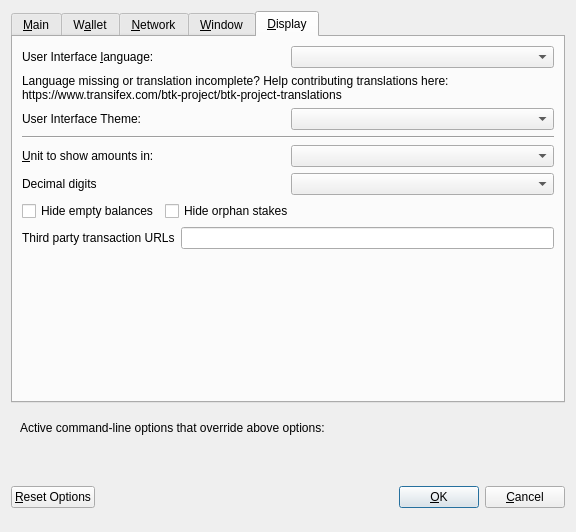
<?xml version="1.0" encoding="UTF-8"?>
<ui version="4.0">
 <class>OptionsDialog</class>
 <widget class="QDialog" name="OptionsDialog">
  <property name="geometry">
   <rect>
    <x>0</x>
    <y>0</y>
    <width>576</width>
    <height>532</height>
   </rect>
  </property>
  <property name="windowTitle">
   <string>Options</string>
  </property>
  <property name="modal">
   <bool>true</bool>
  </property>
  <layout class="QVBoxLayout" name="verticalLayout">
   <item>
    <widget class="QTabWidget" name="tabWidget">
     <property name="currentIndex">
      <number>4</number>
     </property>
     <widget class="QWidget" name="tabMain">
      <attribute name="title">
       <string>&amp;Main</string>
      </attribute>
      <layout class="QVBoxLayout" name="verticalLayout_Main">
       <item>
        <widget class="QCheckBox" name="bitcoinAtStartup">
         <property name="toolTip">
          <string>Automatically start BTK after logging in to the system.</string>
         </property>
         <property name="text">
          <string>&amp;Start BTK on system login</string>
         </property>
        </widget>
       </item>
       <item>
        <layout class="QHBoxLayout" name="horizontalLayout_2_Main">
         <item>
          <widget class="QLabel" name="databaseCacheLabel">
           <property name="text">
            <string>Size of &amp;database cache</string>
           </property>
           <property name="textFormat">
            <enum>Qt::PlainText</enum>
           </property>
           <property name="buddy">
            <cstring>databaseCache</cstring>
           </property>
          </widget>
         </item>
         <item>
          <widget class="QSpinBox" name="databaseCache"/>
         </item>
         <item>
          <widget class="QLabel" name="databaseCacheUnitLabel">
           <property name="text">
            <string>MB</string>
           </property>
           <property name="textFormat">
            <enum>Qt::PlainText</enum>
           </property>
          </widget>
         </item>
         <item>
          <spacer name="horizontalSpacer_2_Main">
           <property name="orientation">
            <enum>Qt::Horizontal</enum>
           </property>
           <property name="sizeHint" stdset="0">
            <size>
             <width>40</width>
             <height>20</height>
            </size>
           </property>
          </spacer>
         </item>
        </layout>
       </item>
       <item>
        <layout class="QHBoxLayout" name="horizontalLayout_3_Main">
         <item>
          <widget class="QLabel" name="threadsScriptVerifLabel">
           <property name="text">
            <string>Number of script &amp;verification threads</string>
           </property>
           <property name="textFormat">
            <enum>Qt::PlainText</enum>
           </property>
           <property name="buddy">
            <cstring>threadsScriptVerif</cstring>
           </property>
          </widget>
         </item>
         <item>
          <widget class="QSpinBox" name="threadsScriptVerif">
           <property name="toolTip">
            <string>(0 = auto, &lt;0 = leave that many cores free)</string>
           </property>
          </widget>
         </item>
         <item>
          <spacer name="horizontalSpacer_3_Main">
           <property name="orientation">
            <enum>Qt::Horizontal</enum>
           </property>
           <property name="sizeHint" stdset="0">
            <size>
             <width>40</width>
             <height>20</height>
            </size>
           </property>
          </spacer>
         </item>
        </layout>
       </item>
       <item>
        <spacer name="verticalSpacer_2">
         <property name="orientation">
          <enum>Qt::Vertical</enum>
         </property>
         <property name="sizeHint" stdset="0">
          <size>
           <width>20</width>
           <height>40</height>
          </size>
         </property>
        </spacer>
       </item>
       <item>
        <layout class="QHBoxLayout" name="horizontalLayout_3"/>
       </item>
       <item>
        <layout class="QHBoxLayout" name="horizontalLayout" stretch="">
         <property name="sizeConstraint">
          <enum>QLayout::SetFixedSize</enum>
         </property>
        </layout>
       </item>
      </layout>
     </widget>
     <widget class="QWidget" name="tabWallet">
      <attribute name="title">
       <string>W&amp;allet</string>
      </attribute>
      <layout class="QVBoxLayout" name="verticalLayout_Wallet">
       <item>
        <layout class="QHBoxLayout" name="horizontalLayout_2_Wallet">
         <item>
          <widget class="QLabel" name="labelStakeSplitThresholdText">
           <property name="text">
            <string>Stake split threshold:</string>
           </property>
          </widget>
         </item>
         <item>
          <widget class="QSpinBox" name="spinBoxStakeSplitThreshold">
           <property name="minimum">
            <number>1</number>
           </property>
           <property name="maximum">
            <number>999999</number>
           </property>
          </widget>
         </item>
        </layout>
       </item>
       <item>
        <widget class="QGroupBox" name="groupBox">
         <property name="title">
          <string>Expert</string>
         </property>
         <layout class="QVBoxLayout" name="verticalLayout_2">
          <item>
           <widget class="QCheckBox" name="coinControlFeatures">
            <property name="toolTip">
             <string>Whether to show coin control features or not.</string>
            </property>
            <property name="text">
             <string>Enable coin &amp;control features</string>
            </property>
           </widget>
          </item>
          <item>
           <widget class="QCheckBox" name="showMasternodesTab">
            <property name="toolTip">
             <string>Show additional tab listing all your masternodes in first sub-tab&lt;br/&gt;and all masternodes on the network in second sub-tab.</string>
            </property>
            <property name="text">
             <string>Show Masternodes Tab</string>
            </property>
           </widget>
          </item>
          <item>
           <widget class="QCheckBox" name="spendZeroConfChange">
            <property name="toolTip">
             <string>If you disable the spending of unconfirmed change, the change from a transaction&lt;br/&gt;cannot be used until that transaction has at least one confirmation.&lt;br/&gt;This also affects how your balance is computed.</string>
            </property>
            <property name="text">
             <string>&amp;Spend unconfirmed change</string>
            </property>
           </widget>
          </item>
         </layout>
        </widget>
       </item>
       <item>
        <spacer name="verticalSpacer_Wallet">
         <property name="orientation">
          <enum>Qt::Vertical</enum>
         </property>
         <property name="sizeHint" stdset="0">
          <size>
           <width>20</width>
           <height>40</height>
          </size>
         </property>
        </spacer>
       </item>
      </layout>
     </widget>
     <widget class="QWidget" name="tabNetwork">
      <attribute name="title">
       <string>&amp;Network</string>
      </attribute>
      <layout class="QVBoxLayout" name="verticalLayout_Network">
       <item>
        <widget class="QCheckBox" name="mapPortUpnp">
         <property name="toolTip">
          <string>Automatically open the BTK client port on the router. This only works when your router supports UPnP and it is enabled.</string>
         </property>
         <property name="text">
          <string>Map port using &amp;UPnP</string>
         </property>
        </widget>
       </item>
       <item>
        <widget class="QCheckBox" name="allowIncoming">
         <property name="toolTip">
          <string>Accept connections from outside</string>
         </property>
         <property name="text">
          <string>Allow incoming connections</string>
         </property>
        </widget>
       </item>
       <item>
        <widget class="QCheckBox" name="connectSocks">
         <property name="toolTip">
          <string>Connect to the BTK network through a SOCKS5 proxy.</string>
         </property>
         <property name="text">
          <string>&amp;Connect through SOCKS5 proxy (default proxy):</string>
         </property>
        </widget>
       </item>
       <item>
        <layout class="QHBoxLayout" name="horizontalLayout_1_Network">
         <item>
          <widget class="QLabel" name="proxyIpLabel">
           <property name="text">
            <string>Proxy &amp;IP:</string>
           </property>
           <property name="textFormat">
            <enum>Qt::PlainText</enum>
           </property>
           <property name="buddy">
            <cstring>proxyIp</cstring>
           </property>
          </widget>
         </item>
         <item>
          <widget class="QValidatedLineEdit" name="proxyIp">
           <property name="minimumSize">
            <size>
             <width>140</width>
             <height>0</height>
            </size>
           </property>
           <property name="maximumSize">
            <size>
             <width>140</width>
             <height>16777215</height>
            </size>
           </property>
           <property name="toolTip">
            <string>IP address of the proxy (e.g. IPv4: 127.0.0.1 / IPv6: ::1)</string>
           </property>
          </widget>
         </item>
         <item>
          <widget class="QLabel" name="proxyPortLabel">
           <property name="text">
            <string>&amp;Port:</string>
           </property>
           <property name="textFormat">
            <enum>Qt::PlainText</enum>
           </property>
           <property name="buddy">
            <cstring>proxyPort</cstring>
           </property>
          </widget>
         </item>
         <item>
          <widget class="QLineEdit" name="proxyPort">
           <property name="minimumSize">
            <size>
             <width>55</width>
             <height>0</height>
            </size>
           </property>
           <property name="maximumSize">
            <size>
             <width>55</width>
             <height>16777215</height>
            </size>
           </property>
           <property name="toolTip">
            <string>Port of the proxy (e.g. 9050)</string>
           </property>
          </widget>
         </item>
         <item>
          <spacer name="horizontalSpacer_1_Network">
           <property name="orientation">
            <enum>Qt::Horizontal</enum>
           </property>
           <property name="sizeHint" stdset="0">
            <size>
             <width>40</width>
             <height>20</height>
            </size>
           </property>
          </spacer>
         </item>
        </layout>
       </item>
       <item>
        <spacer name="verticalSpacer_Network">
         <property name="orientation">
          <enum>Qt::Vertical</enum>
         </property>
         <property name="sizeHint" stdset="0">
          <size>
           <width>20</width>
           <height>40</height>
          </size>
         </property>
        </spacer>
       </item>
      </layout>
     </widget>
     <widget class="QWidget" name="tabWindow">
      <attribute name="title">
       <string>&amp;Window</string>
      </attribute>
      <layout class="QVBoxLayout" name="verticalLayout_Window">
       <item>
        <widget class="QCheckBox" name="minimizeToTray">
         <property name="toolTip">
          <string>Show only a tray icon after minimizing the window.</string>
         </property>
         <property name="text">
          <string>&amp;Minimize to the tray instead of the taskbar</string>
         </property>
        </widget>
       </item>
       <item>
        <widget class="QCheckBox" name="minimizeOnClose">
         <property name="toolTip">
          <string>Minimize instead of exit the application when the window is closed. When this option is enabled, the application will be closed only after selecting Quit in the menu.</string>
         </property>
         <property name="text">
          <string>M&amp;inimize on close</string>
         </property>
        </widget>
       </item>
       <item>
        <spacer name="verticalSpacer_Window">
         <property name="orientation">
          <enum>Qt::Vertical</enum>
         </property>
         <property name="sizeHint" stdset="0">
          <size>
           <width>20</width>
           <height>40</height>
          </size>
         </property>
        </spacer>
       </item>
      </layout>
     </widget>
     <widget class="QWidget" name="tabDisplay">
      <attribute name="title">
       <string>&amp;Display</string>
      </attribute>
      <layout class="QVBoxLayout" name="verticalLayout_Display">
       <item>
        <layout class="QHBoxLayout" name="horizontalLayout_1_Display">
         <item>
          <widget class="QLabel" name="langLabel">
           <property name="text">
            <string>User Interface &amp;language:</string>
           </property>
           <property name="textFormat">
            <enum>Qt::PlainText</enum>
           </property>
           <property name="buddy">
            <cstring>lang</cstring>
           </property>
          </widget>
         </item>
         <item>
          <widget class="QValueComboBox" name="lang">
           <property name="toolTip">
            <string>The user interface language can be set here. This setting will take effect after restarting BTK.</string>
           </property>
          </widget>
         </item>
        </layout>
       </item>
       <item>
        <widget class="QLabel" name="label_3">
         <property name="toolTip">
          <string notr="true"/>
         </property>
         <property name="statusTip">
          <string notr="true"/>
         </property>
         <property name="whatsThis">
          <string notr="true"/>
         </property>
         <property name="accessibleName">
          <string notr="true"/>
         </property>
         <property name="text">
          <string>Language missing or translation incomplete? Help contributing translations here:
https://www.transifex.com/btk-project/btk-project-translations</string>
         </property>
         <property name="wordWrap">
          <bool>true</bool>
         </property>
         <property name="openExternalLinks">
          <bool>true</bool>
         </property>
         <property name="textInteractionFlags">
          <set>Qt::TextBrowserInteraction</set>
         </property>
        </widget>
       </item>
       <item>
        <layout class="QHBoxLayout" name="horizontalLayout_2_Display" stretch="0,0">
         <item>
          <widget class="QLabel" name="themeLabel">
           <property name="text">
            <string>User Interface Theme:</string>
           </property>
          </widget>
         </item>
         <item>
          <widget class="QValueComboBox" name="theme"/>
         </item>
        </layout>
       </item>
       <item>
        <widget class="Line" name="line">
         <property name="orientation">
          <enum>Qt::Horizontal</enum>
         </property>
        </widget>
       </item>
       <item>
        <layout class="QHBoxLayout" name="horizontalLayout_3_Display">
         <item>
          <widget class="QLabel" name="unitLabel">
           <property name="text">
            <string>&amp;Unit to show amounts in:</string>
           </property>
           <property name="textFormat">
            <enum>Qt::PlainText</enum>
           </property>
           <property name="buddy">
            <cstring>unit</cstring>
           </property>
          </widget>
         </item>
         <item>
          <widget class="QValueComboBox" name="unit">
           <property name="toolTip">
            <string>Choose the default subdivision unit to show in the interface and when sending coins.</string>
           </property>
          </widget>
         </item>
        </layout>
       </item>
       <item>
        <layout class="QHBoxLayout" name="horizontalLayout_4_Display">
         <item>
          <widget class="QLabel" name="digitsLabel">
           <property name="text">
            <string>Decimal digits</string>
           </property>
          </widget>
         </item>
         <item>
          <widget class="QValueComboBox" name="digits"/>
         </item>
        </layout>
       </item>
       <item>
        <layout class="QHBoxLayout" name="horizontalLayout_5_Display">
         <item>
          <widget class="QCheckBox" name="checkBoxHideZeroBalances">
           <property name="toolTip">
            <string>Hide empty balances</string>
           </property>
           <property name="layoutDirection">
            <enum>Qt::LeftToRight</enum>
           </property>
           <property name="text">
            <string>Hide empty balances</string>
           </property>
          </widget>
         </item>
         <item>
          <widget class="QCheckBox" name="checkBoxHideOrphans">
           <property name="toolTip">
            <string>Hide orphan stakes in transaction lists</string>
           </property>
           <property name="text">
            <string>Hide orphan stakes</string>
           </property>
          </widget>
         </item>
         <item>
          <spacer name="horizontalSpacer">
           <property name="orientation">
            <enum>Qt::Horizontal</enum>
           </property>
           <property name="sizeHint" stdset="0">
            <size>
             <width>40</width>
             <height>20</height>
            </size>
           </property>
          </spacer>
         </item>
        </layout>
       </item>
       <item>
        <layout class="QHBoxLayout" name="horizontalLayout_6_Display">
         <item>
          <widget class="QLabel" name="thirdPartyTxUrlsLabel">
           <property name="toolTip">
            <string>Third party URLs (e.g. a block explorer) that appear in the transactions tab as context menu items. %s in the URL is replaced by transaction hash. Multiple URLs are separated by vertical bar |.</string>
           </property>
           <property name="text">
            <string>Third party transaction URLs</string>
           </property>
           <property name="buddy">
            <cstring>thirdPartyTxUrls</cstring>
           </property>
          </widget>
         </item>
         <item>
          <widget class="QLineEdit" name="thirdPartyTxUrls">
           <property name="toolTip">
            <string>Third party URLs (e.g. a block explorer) that appear in the transactions tab as context menu items. %s in the URL is replaced by transaction hash. Multiple URLs are separated by vertical bar |.</string>
           </property>
          </widget>
         </item>
        </layout>
       </item>
       <item>
        <spacer name="verticalSpacer">
         <property name="orientation">
          <enum>Qt::Vertical</enum>
         </property>
         <property name="sizeHint" stdset="0">
          <size>
           <width>20</width>
           <height>40</height>
          </size>
         </property>
        </spacer>
       </item>
      </layout>
     </widget>
    </widget>
   </item>
   <item>
    <widget class="QFrame" name="frame">
     <layout class="QVBoxLayout" name="verticalLayout_Bottom">
      <item>
       <layout class="QHBoxLayout" name="horizontalLayout_Bottom">
        <item>
         <widget class="QLabel" name="overriddenByCommandLineInfoLabel">
          <property name="text">
           <string>Active command-line options that override above options:</string>
          </property>
          <property name="textFormat">
           <enum>Qt::PlainText</enum>
          </property>
         </widget>
        </item>
        <item>
         <spacer name="horizontalSpacer_Bottom">
          <property name="orientation">
           <enum>Qt::Horizontal</enum>
          </property>
          <property name="sizeHint" stdset="0">
           <size>
            <width>40</width>
            <height>20</height>
           </size>
          </property>
         </spacer>
        </item>
       </layout>
      </item>
      <item>
       <widget class="QLabel" name="overriddenByCommandLineLabel">
        <property name="text">
         <string/>
        </property>
        <property name="textFormat">
         <enum>Qt::PlainText</enum>
        </property>
        <property name="wordWrap">
         <bool>true</bool>
        </property>
       </widget>
      </item>
     </layout>
    </widget>
   </item>
   <item>
    <layout class="QHBoxLayout" name="horizontalLayout_Buttons">
     <item>
      <widget class="QPushButton" name="resetButton">
       <property name="toolTip">
        <string>Reset all client options to default.</string>
       </property>
       <property name="text">
        <string>&amp;Reset Options</string>
       </property>
       <property name="autoDefault">
        <bool>false</bool>
       </property>
      </widget>
     </item>
     <item>
      <spacer name="horizontalSpacer_1">
       <property name="orientation">
        <enum>Qt::Horizontal</enum>
       </property>
       <property name="sizeHint" stdset="0">
        <size>
         <width>40</width>
         <height>48</height>
        </size>
       </property>
      </spacer>
     </item>
     <item>
      <widget class="QLabel" name="statusLabel">
       <property name="minimumSize">
        <size>
         <width>200</width>
         <height>0</height>
        </size>
       </property>
       <property name="font">
        <font>
         <weight>75</weight>
         <bold>true</bold>
        </font>
       </property>
       <property name="text">
        <string/>
       </property>
       <property name="textFormat">
        <enum>Qt::PlainText</enum>
       </property>
       <property name="wordWrap">
        <bool>true</bool>
       </property>
      </widget>
     </item>
     <item>
      <spacer name="horizontalSpacer_2">
       <property name="orientation">
        <enum>Qt::Horizontal</enum>
       </property>
       <property name="sizeHint" stdset="0">
        <size>
         <width>40</width>
         <height>48</height>
        </size>
       </property>
      </spacer>
     </item>
     <item>
      <widget class="QPushButton" name="okButton">
       <property name="text">
        <string>&amp;OK</string>
       </property>
       <property name="autoDefault">
        <bool>false</bool>
       </property>
       <property name="default">
        <bool>true</bool>
       </property>
      </widget>
     </item>
     <item>
      <widget class="QPushButton" name="cancelButton">
       <property name="text">
        <string>&amp;Cancel</string>
       </property>
       <property name="autoDefault">
        <bool>false</bool>
       </property>
      </widget>
     </item>
    </layout>
   </item>
  </layout>
 </widget>
 <customwidgets>
  <customwidget>
   <class>QValidatedLineEdit</class>
   <extends>QLineEdit</extends>
   <header>qvalidatedlineedit.h</header>
  </customwidget>
  <customwidget>
   <class>QValueComboBox</class>
   <extends>QComboBox</extends>
   <header>qvaluecombobox.h</header>
  </customwidget>
 </customwidgets>
 <resources/>
 <connections/>
</ui>
